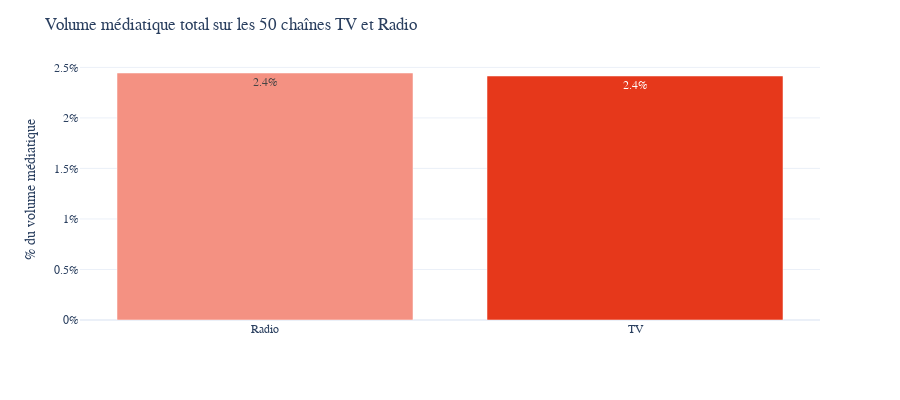

Notebook code cell kept with this figure:
### Code cell
fig = px.bar(media_time.drop("Total").reset_index(),x = "index",y = "media_part",height = 400,text_auto = ".1%")
fig.update_layout(yaxis_tickformat='0%',
                  title = "Volume médiatique total sur les 50 chaînes TV et Radio",
                  font_family="Poppins",yaxis_title="% du volume médiatique",xaxis_title = "")
fig.update_traces(marker_color=["#f49182",'#e6381b'])
fig

### Figure 1 — Plotly figure (JSON) as saved in the notebook; plotly's stock layout.template omitted (floating-point values rounded to 4 significant figures)
{"data": [{"alignmentgroup": "True", "hovertemplate": "index=%{x}<br>media_part=%{y}<extra></extra>", "legendgroup": "", "marker": {"color": ["#f49182", "#e6381b"], "pattern": {"shape": ""}}, "name": "", "offsetgroup": "", "orientation": "v", "showlegend": false, "textposition": "auto", "texttemplate": "%{y:.1%}", "type": "bar", "x": ["Radio", "TV"], "xaxis": "x", "y": [0.02444, 0.02415], "yaxis": "y"}], "layout": {"barmode": "relative", "font": {"family": "Poppins"}, "height": 400, "legend": {"tracegroupgap": 0}, "margin": {"t": 60}, "title": {"text": "Volume médiatique total sur les 50 chaînes TV et Radio"}, "xaxis": {"anchor": "y", "domain": [0, 1], "title": {"text": ""}}, "yaxis": {"anchor": "x", "domain": [0, 1], "tickformat": "0%", "title": {"text": "% du volume médiatique"}}}}
